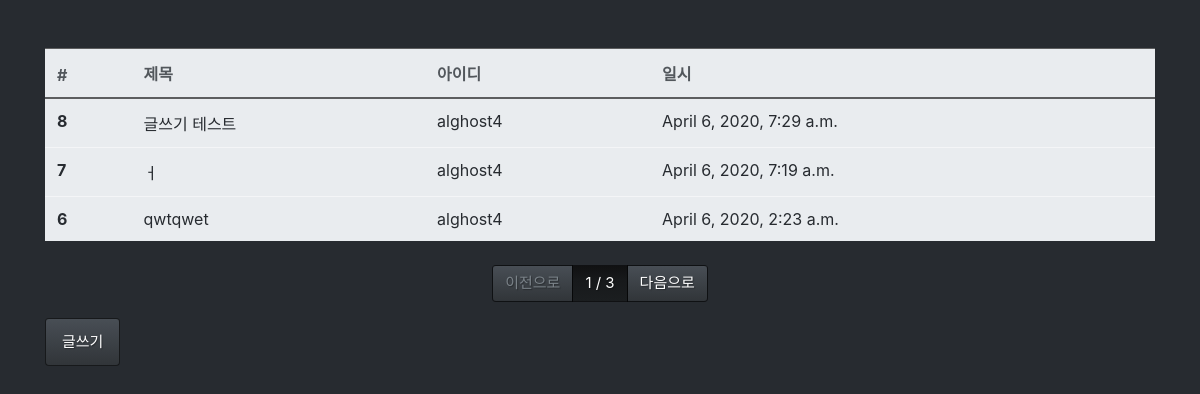
Before: /board/list/ with the older database file.
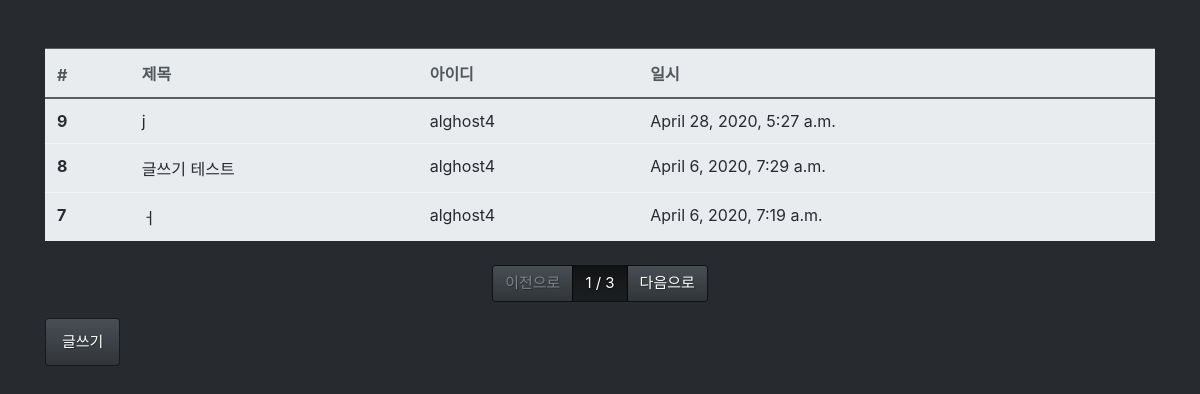
After: the same page with the newer database file.
### board/models.py (models this page shows, shortened)
class Board(models.Model):
    title = models.CharField(max_length=128, verbose_name='제목')
    contents = models.TextField(verbose_name='내용')
    writer = models.ForeignKey(
        'fcuser.Fcuser', on_delete=models.CASCADE, verbose_name='작성자')
    tags = models.ManyToManyField('tag.Tag', verbose_name='태그')
    registered_dttm = models.DateTimeField(
        auto_now_add=True, verbose_name='등록시간')
    class Meta:
        db_table = 'fastcampus_board'
        verbose_name = '패스트캠퍼스 게시글'
        verbose_name_plural = '패스트캠퍼스 게시글'

### fcuser/models.py (models this page shows)
class Fcuser(models.Model):
    username = models.CharField(max_length=32, verbose_name='사용자명')
    useremail = models.EmailField(max_length=128, verbose_name='사용자이메일')
    password = models.CharField(max_length=64, verbose_name='비밀번호')
    registered_dttm = models.DateTimeField(auto_now_add=True, verbose_name='등록시간')
    def __str__(self):
        return self.username   # Fcuser object라고 적힌 것을 변환
    class Meta:
        db_table ='fastcampus_fcuser'
        verbose_name = '패스트캠퍼스 사용자'
        verbose_name_plural = '패스트캠퍼스 사용자'

### board/views.py (the view)
# urls.py: path('list/', views.board_list),
def board_list(request):
    all_boards = Board.objects.all().order_by('-id')
    page = int(request.GET.get('p', 1))
    paginator = Paginator(all_boards, 3)
    boards = paginator.get_page(page)
    return render(request, 'board_list.html', {'boards': boards})

### board/templates/board_list.html
{% extends "base.html" %} {% block contents %}
<div class="row mt-5">
  <div class="col-12">
    <table class="table table-light">
      <thead class="thead-light">
        <tr>
          <th>#</th>
          <th>제목</th>
          <th>아이디</th>
          <th>일시</th>
        </tr>
      </thead>
      <tbody class="text-dark">
        {% for board in boards %}
        <tr onclick="location.href='/board/detail/{{ board.id }}'">
          <th>{{ board.id }}</th>
          <td>{{ board.title }}</td>
          <td>{{ board.writer }}</td>
          <td>{{ board.registered_dttm }}</td>
        </tr>
        {% endfor %}
      </tbody>
    </table>
  </div>
</div>
<div class="row mt-2">
  <div class="col-12">
    <nav>
      <ul class="pagination justify-content-center">
        {% if boards.has_previous %}
        <li class="page-item">
          <a class="page-link" href="?p={{ boards.previous_page_number }}"
            >이전으로</a
          >
        </li>
        {% else %}
        <li class="page-item disabled">
          <a class="page-link" href="#">이전으로</a>
        </li>
        {% endif %}
        <li class="page-item active">
          <a class="page-link" href="#"
            >{{ boards.number }} / {{ boards.paginator.num_pages }}</a
          >
        </li>
        {% if boards.has_next %}
        <li class="page-item">
          <a class="page-link" href="?p={{ boards.next_page_number }}"
            >다음으로</a
          >
        </li>
        {% else %}
        <li class="page-item disabled">
          <a class="page-link" href="#">다음으로</a>
        </li>
        {% endif %}
      </ul>
    </nav>
  </div>
</div>
<div class="row">
  <div class="col-12">
    <button class="btn btn-primary" onclick="location.href='/board/write'">
      글쓰기
    </button>
  </div>
</div>
{% endblock %}

### board/templates/base.html (shortened to what this page needs)
<html>
  <head>
    <link rel="stylesheet" href="/static/bootstrap.min.css" />
  </head>
  <body>
    <div class="container">
      {% block contents %} {% endblock %}
    </div>
  </body>
</html>

Changed rows visible on the page:
no longer on this page (row unchanged): Board: id "6", title "qwtqwet", writer "alghost4", registered_dttm "April 6, 2020, 2:23 a.m."
added Board: id "9", title "j", writer "alghost4", registered_dttm "April 28, 2020, 5:27 a.m."
